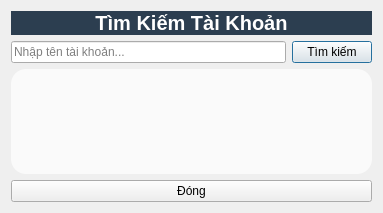
<?xml version="1.0" encoding="UTF-8"?>
<ui version="4.0">
 <class>AccountSearchDialog</class>
 <widget class="QDialog" name="AccountSearchDialog">
  <property name="geometry">
   <rect>
    <x>0</x>
    <y>0</y>
    <width>383</width>
    <height>213</height>
   </rect>
  </property>
  <property name="windowTitle">
   <string>Tìm Kiếm Tài Khoản</string>
  </property>
  <property name="styleSheet">
   <string notr="true">
/* Main Window */
background-color: #2C3E50;
color: white;

/* Push Button */
QPushButton {
    border-radius: 15px;
    color: grey;
    font-weight: bold;
    font-size: 15px;
    background-color: pink;
}
QPushButton:hover {
    background-color: #2980b9;
}

/* Label */
QLabel {
    color: #2c3e50;
    font-size: 14px;
    font-weight: bold;
}
      </string>
  </property>
  <layout class="QVBoxLayout" name="verticalLayout">
   <item>
    <widget class="QLabel" name="lblTitle">
     <property name="styleSheet">
      <string notr="true">background-color:#2C3E50; border-radius: 15px; font-size: 20px; color: white; font-weight: bold;</string>
     </property>
     <property name="text">
      <string>Tìm Kiếm Tài Khoản</string>
     </property>
     <property name="alignment">
      <set>Qt::AlignCenter</set>
     </property>
    </widget>
   </item>
   <item>
    <layout class="QHBoxLayout" name="searchLayout">
     <item>
      <widget class="QLineEdit" name="lineEditSearch">
       <property name="placeholderText">
        <string>Nhập tên tài khoản...</string>
       </property>
      </widget>
     </item>
     <item>
      <widget class="QPushButton" name="btnSearch">
       <property name="text">
        <string>Tìm kiếm</string>
       </property>
      </widget>
     </item>
    </layout>
   </item>
   <item>
    <widget class="QListWidget" name="listWidgetResults">
     <property name="styleSheet">
      <string notr="true">background-color: rgba(255, 255, 255, 180); border-radius: 15px;</string>
     </property>
    </widget>
   </item>
   <item>
    <layout class="QHBoxLayout" name="buttonLayout">
     <item>
      <widget class="QPushButton" name="btnClose">
       <property name="text">
        <string>Đóng</string>
       </property>
      </widget>
     </item>
    </layout>
   </item>
  </layout>
 </widget>
 <resources/>
 <connections/>
</ui>
